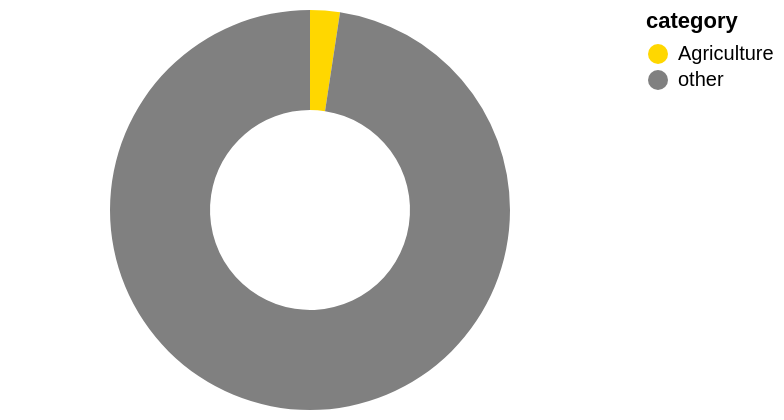

This figure's Vega-Lite source:
### Vega-Lite specification from a JSON file in a GitHub repository (floating-point values rounded to 4 significant figures)
{"$schema": "https://vega.github.io/schema/vega-lite/v5.json", "description": "A simple donut chart with embedded data.", "width": 300, "height": 200, "data": {"values": [{"category": "Agriculture", "value": 2.4, "color": "blue"}, {"category": "other", "value": 97.6, "color": "grey"}]}, "mark": {"type": "arc", "innerRadius": 50}, "encoding": {"theta": {"field": "value", "type": "quantitative"}, "color": {"field": "category", "type": "nominal", "scale": {"range": ["gold", "grey"]}}}}
